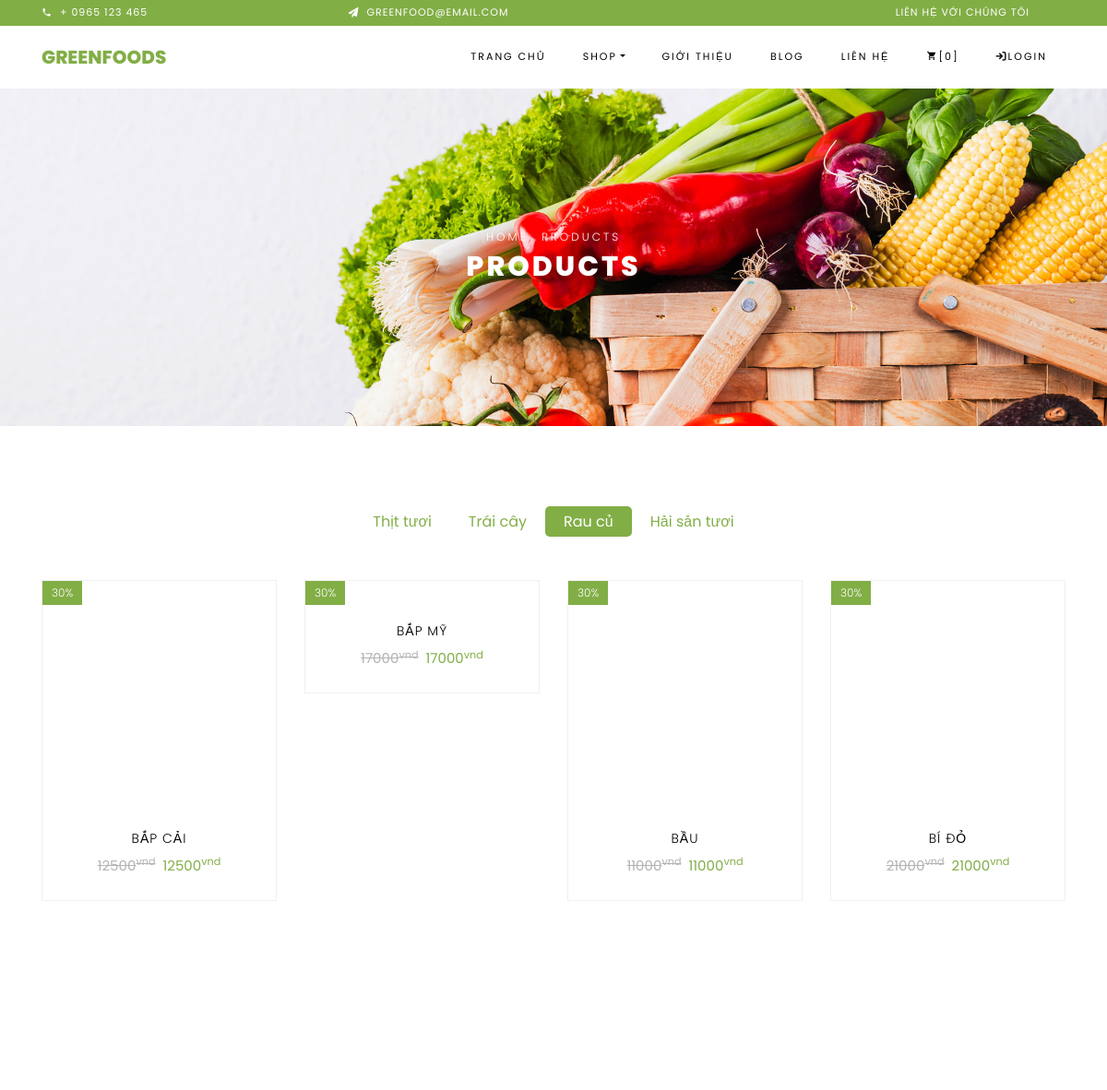
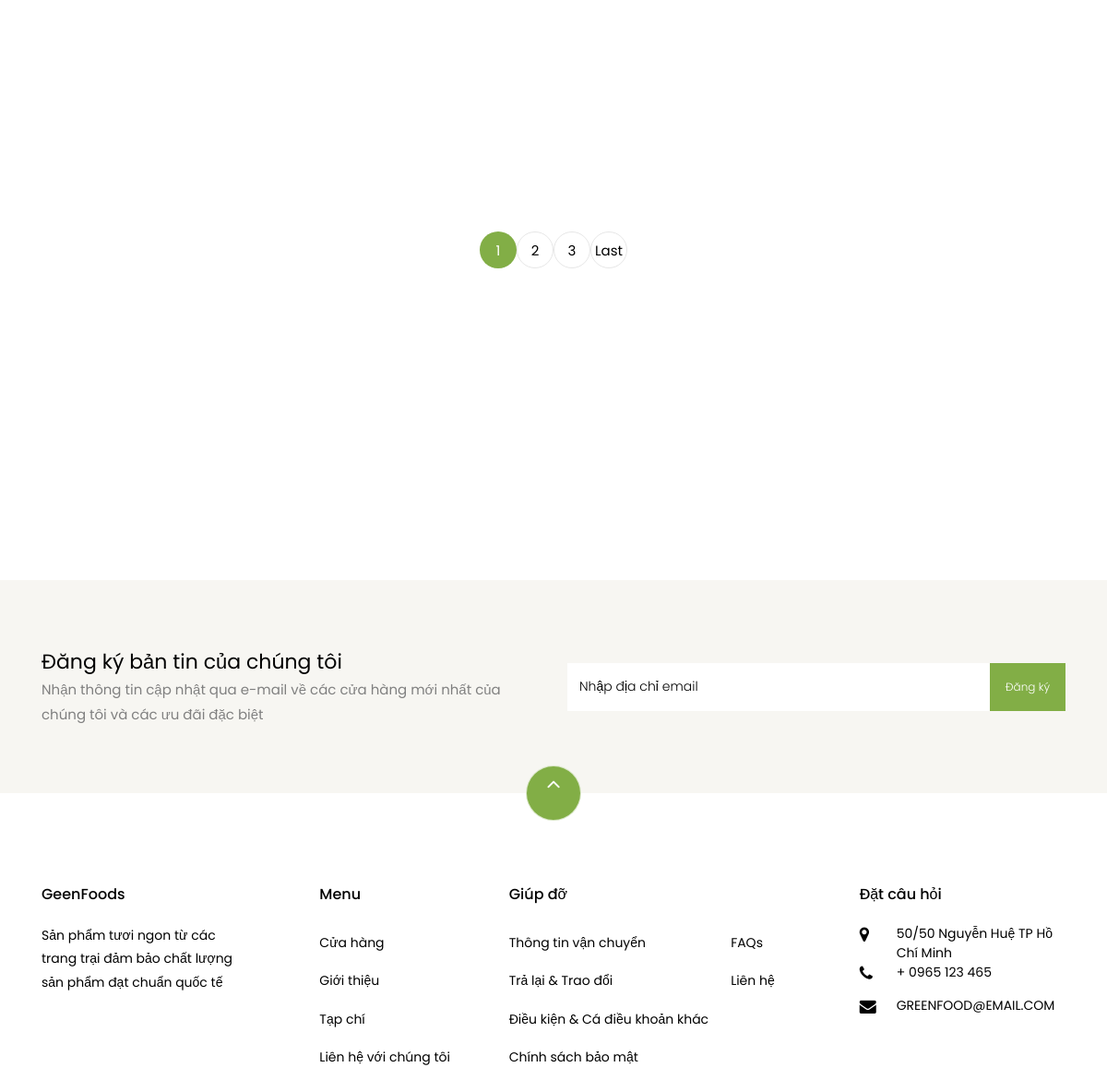
Screenshot of /product/shop/t=2/page=1 with the database file from the repository (2 pictures, top to bottom).
### tables this page shows
CREATE TABLE `food` (
  `id` int(11) NOT NULL,
  `foodName` text NOT NULL,
  `categoryId` int(11) NOT NULL,
  `price` double NOT NULL,
  `foodDescription` text NOT NULL,
  `foodImage` text NOT NULL,
  `createDate` timestamp NOT NULL DEFAULT current_timestamp(),
  `updateDate` timestamp NOT NULL DEFAULT current_timestamp()
);

### mvc/core/Controller.php (called while the page is built, shortened)
<?php
class Controller
{
    public function view($view, $data = [])
    {
        require_once "./mvc/views/" . $view . ".php";
    }
}

### mvc/controllers/Product.php (called while the page is built, shortened)
<?php
class Product extends Controller
{
    function Shop()
    {
        $db = new Database();
        $food = new Food($db);
        $listFoodsByCategory = $food->getFoodListByCategoryId(-1, true);
        $this->view("layoutRoot", [
            "Page" => "shop",
            "FoodListByCategory" => $listFoodsByCategory
        ]);
    }
}

### mvc/core/App.php (called while the page is built, shortened)
<?php
class App
{
    protected $action = "Index";
    function __construct()
    {
        $arr = $this->UrlProcess();
        if (isset($arr[0]) && $arr[0] != "" && file_exists("./mvc/controllers/" . $arr[0] . ".php")) {
            unset($arr[0]);
        }
        $this->controller = new $this->controller;
        if (isset($arr[1])) {
            if (method_exists($this->controller, $arr[1])) {
                $this->action = $arr[1];
            }
            unset($arr[1]);
        }
        $this->params = $arr ? array_values($arr) : [];
        call_user_func_array([$this->controller, $this->action], $this->params);
    }
    function UrlProcess()
    {
        if (isset($_GET["url"])) {
            return explode("/", filter_var(trim($_GET["url"], "/")));
        }
    }
}

### index.php (called while the page is built, shortened)
<?php
$myApp = new App();

### mvc/config/dbhelper.php (called while the page is built, shortened)
<?php
function executeResult($sql, $isSingleRecord = false)
{
	$conn = mysqli_connect(HOST, USERNAME, PASSWORD, DATABASE);
	mysqli_set_charset($conn, 'utf8');
	$resultset = mysqli_query($conn, $sql);
	if ($isSingleRecord) {
		$data = mysqli_fetch_array($resultset, 1);
	} else {
		$data = [];
		while (($row = mysqli_fetch_array($resultset, 1)) != null) {
			$data[] = $row;
		}
	}
	return $data;
}

### mvc/models/Food.php (called while the page is built, shortened)
<?php
require_once "./mvc/config/dbhelper.php";
class Food
{
    public function getFoodListByCategoryId($categoryId, $isArrayMultiple = false)
    {
        if ($isArrayMultiple) {
            $query_get_all_category = "SELECT * FROM category";
            $array_id_category = executeResult($query_get_all_category);
            $multiCategories = array();
            $multiCategories['categoryName'] = array();
            $multiCategories['foodData'] = array();
            foreach ($array_id_category as $category) {
                array_push($multiCategories['categoryName'], $category['categoryName']);
                $query = "SELECT * FROM food WHERE categoryId = " . $category['id'];
                array_push($multiCategories['foodData'], executeResult($query));
            }
            return $multiCategories;
        }
        $query = "SELECT * FROM food WHERE categoryId = " . $categoryId . " ORDER BY categoryId DESC LIMIT 7";
        return executeResult($query);
    }
}

### mvc/views/components/user/food-item.php (the view, shortened to what this page needs)
<?php
echo "<div class='col-md-6 col-lg-3 ftco-animate'>";
echo "<div class='product'>";
echo "<a href='" . $base_url . "product/detail/" . $item['id'] . "' class='img-prod'><img class='img-fluid' accept='image/*' src='" . $base_url . $assets_url . "images/food/" . $item['foodImage'] . "' alt='Colorlib Template'>";
echo "<span class='status'>30%</span>";
echo "</a>";
echo "<div class='text py-3 pb-4 px-3 text-center'>";
echo "<h3><a href='" . $base_url . "product/detail/" . $item['id'] . "'>" . $item['foodName'] . "</a></h3>";
echo "<div class='d-flex'>";
echo "<div class='pricing'>";
echo "<p class='price'><span class='mr-2 price-dc'>" . $item['price'] . "<sup>vnd</sup></span><span class='price-sale'>" . $item['price'] . "<sup>vnd</sup></span></p>";
echo "</div>";
echo "</div>";
echo "</div>";
echo "</div>";
echo "</div>";

### mvc/views/pages/user/shop.php (shortened to what this page needs)
<?php
$array_url = explode("/", filter_var(trim($_GET["url"], "/")));
$tmpTab = $array_url[max(array_keys($array_url)) - 1];
$tabTypeIndex = max(array_keys(explode("t=", $tmpTab)));
if (count($array_url) > 2) {
    $tabType = explode("t=", $tmpTab)[$tabTypeIndex];
} else {
    $page = 1;
    $tabType = 0;
}
?>
<div class="hero-wrap hero-bread" style="background-image: url('<?php echo $base_url . $assets_url ?>images/bg_1.jpg');">
    <div class="container">
        <div class="row no-gutters slider-text align-items-center justify-content-center">
            <div class="col-md-9 ftco-animate text-center">
                <p class="breadcrumbs"><span class="mr-2"><a href="<?php echo $base_url ?>">Home</a></span> <span>Products</span></p>
                <h1 class="mb-0 bread">Products</h1>
            </div>
        </div>
    </div>
</div>
<section class="ftco-section">
    <div class="container">
        <div class="row justify-content-center">
            <div class="col-md-10 mb-5 text-center">
                <ul class="product-category nav nav-pills justify-content-center" role="tablist">
                    <?php
                    foreach ($_SESSION['FoodListByCategoryName']['categoryName'] as $key => $categoryName) {
                        if ($key == $tabType) {
                            $acticeState = "show active";
                        } else {
                            $acticeState = "";
                        }
                        echo "<li role='presentation'><a id='" . $key . "' class='" . $acticeState . "' href='#tab-" . $key . "'
                        onclick=\"window.location.href='" . $base_url . "product/shop/t=" . $key . "/page=" . "1" . "'\"
                        aria-controls='#tab-" . $key . "'
                        role='tab'
                        data-toggle='tab'>" . $categoryName . "</a></li>";
                    }
                    ?>
                </ul>
            </div>
        </div>
        <div class="tab-content">
            <?php $acticeState;
            foreach ($_SESSION['FoodListByCategoryName']['foodData'] as $key => $foodData) {
                if ($key == $tabType) {
                    $acticeState = "active";
                } else {
                    $acticeState = " ";
                }
                echo "<div role='tabpanel' class='tab-pane " . $acticeState . " ' id='tab-" . $key . "'>";
                echo "<div class='row'>";
                $datas = array_slice($foodData, $_SESSION['from_record_num'], $_SESSION['records_per_page']);
                foreach ($datas as $item) {
                    require "./mvc/views/components/user/food-item.php";
                }
                echo "</div>";
                require "./mvc/views/components/user/paging.php";
                echo "</div>";
            }
            ?>
        </div>
    </div>
</section>

### rows the page displays
food: foodName "BẮP CẢI", price "12500"
food: foodName "BẮP MỸ", price "17000"
food: foodName "BẦU", price "11000"
food: foodName "BÍ ĐỎ", price "21000"

### other values shown
$categoryName "Thịt tươi"
$categoryName "Trái cây"
$categoryName "Rau củ"
$categoryName "Hải sản tươi"
